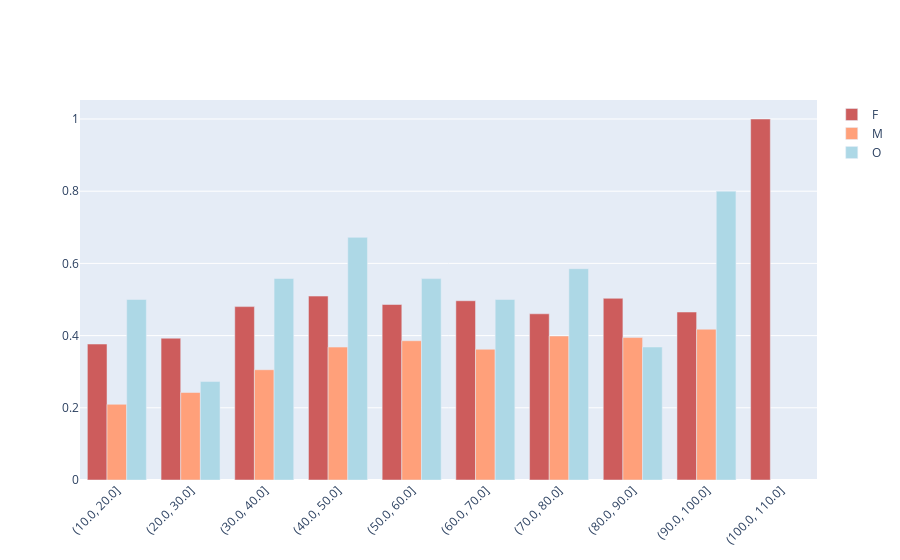

The code cell stored with this chart in its notebook:
### Code cell
plot_binned_offer_type(dataset, 'bogo')

### Figure 1 — Plotly figure (JSON) as saved in the notebook; plotly's stock layout.template omitted (floating-point values rounded to 4 significant figures)
{"data": [{"marker": {"color": "indianred"}, "name": "F", "type": "bar", "x": ["(10.0, 20.0]", "(20.0, 30.0]", "(30.0, 40.0]", "(40.0, 50.0]", "(50.0, 60.0]", "(60.0, 70.0]", "(70.0, 80.0]", "(80.0, 90.0]", "(90.0, 100.0]", "(100.0, 110.0]"], "y": [0.3766, 0.3928, 0.4803, 0.5095, 0.4862, 0.4966, 0.4604, 0.5033, 0.4653, 1]}, {"marker": {"color": "lightsalmon"}, "name": "M", "type": "bar", "x": ["(10.0, 20.0]", "(20.0, 30.0]", "(30.0, 40.0]", "(40.0, 50.0]", "(50.0, 60.0]", "(60.0, 70.0]", "(70.0, 80.0]", "(80.0, 90.0]", "(90.0, 100.0]"], "y": [0.2096, 0.2424, 0.3054, 0.3681, 0.3858, 0.3622, 0.3989, 0.3945, 0.4177]}, {"marker": {"color": "lightblue"}, "name": "O", "type": "bar", "x": ["(10.0, 20.0]", "(20.0, 30.0]", "(30.0, 40.0]", "(40.0, 50.0]", "(50.0, 60.0]", "(60.0, 70.0]", "(70.0, 80.0]", "(80.0, 90.0]", "(90.0, 100.0]"], "y": [0.5, 0.2727, 0.5581, 0.6721, 0.5579, 0.5, 0.5854, 0.3684, 0.8]}], "layout": {"barmode": "group", "xaxis": {"tickangle": -45}}}
